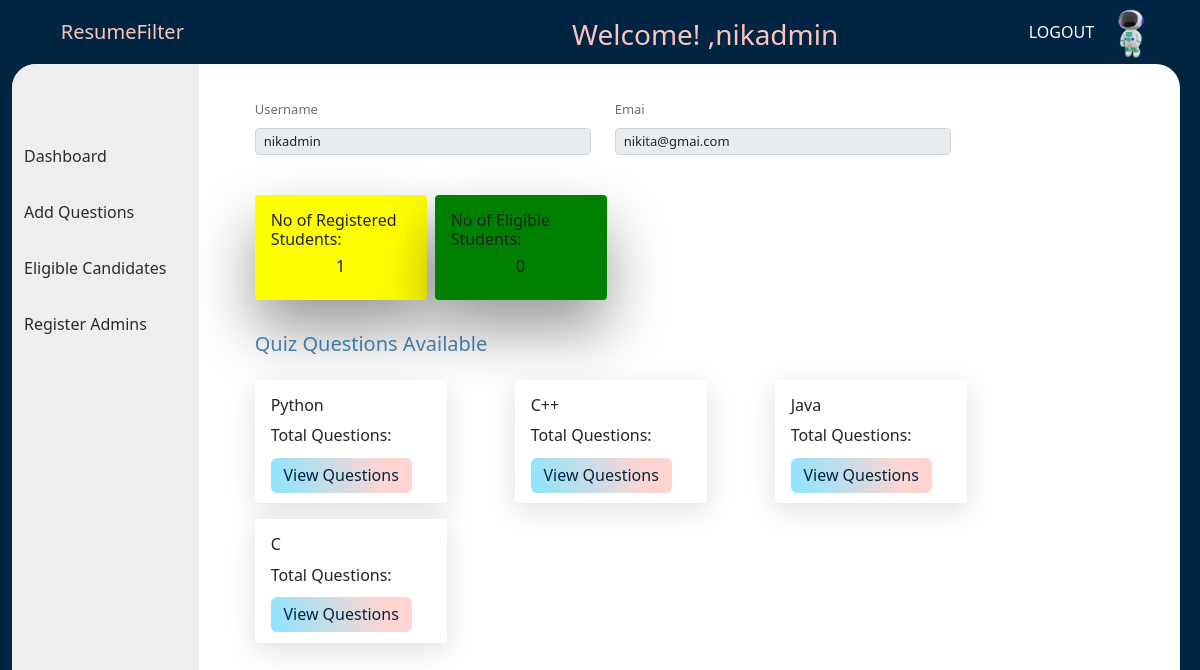
/loggedInAsAdmin (signed in), run on an earlier commit of the app's database.
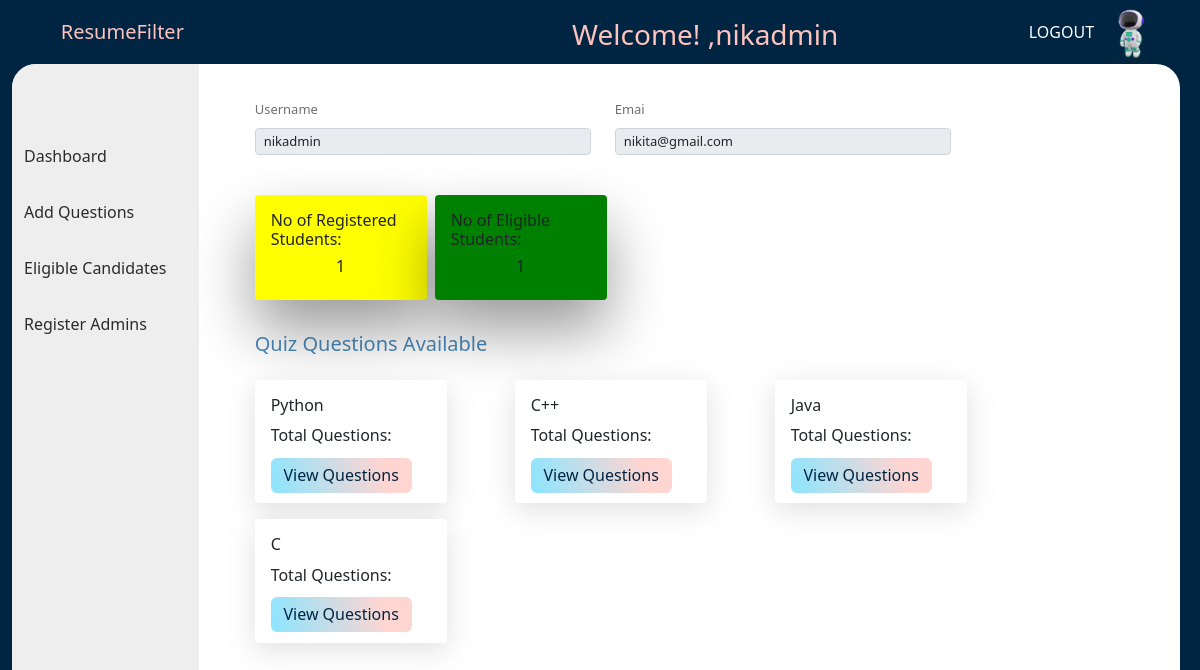
And on a later commit of the database.
### login/models.py (models this page shows)
class Recruiter(models.Model):
    username = models.CharField(max_length=20)
    email = models.EmailField(max_length=20)
    password = models.CharField(max_length=20)

### adminPortal/views.py (the view)
# urls.py: path('loggedInAsAdmin', views.adminDashboard, name='index'),
def adminDashboard(request):
    admin_details = Recruiter.objects.get(username = request.session.get('user'))
    tags = Question.objects.values('tag').distinct()
    dict = {
        'admin_details' : admin_details,
        'tags' : tags
    }
    objects = User_Profile.objects.all()
    number = len(objects)
    objects = Analysis.objects.all()
    valid_users=[]
    for object in objects:
        if object.status=="eligible":
            valid_users.append(object.user_id)
    enumber = len(valid_users)
    return render(request, 'adminPortal/adminDashboard.html', {'admin_dict': dict, 'num': number, 'enum' : enumber} )

### templates/adminPortal/adminDashboard.html
<!DOCTYPE html>
{% extends 'adminPortal/baseAdmin.html' %}
{% load static %}
{% block header_block %}
<link
  rel="stylesheet"
  href="{% static 'css/adminPortal/adminDashboard.css' %}"
/>
{% endblock %}
{% block body_block %}
<div class="container-fluid profile-block">
 <form class="row "  >
   <div class="mb-3 col-6">
      <label for="NmaeInput" class="form-label">Username</label>
      <input type = "text" class="form-control" id="NmaeInput" placeholder="Username" name="username"  value = "{{admin_dict.admin_details.username}}" disabled></input>
    </div>
    <div class="mb-3 col-6">
      <label for="EmailAddressInput" class="form-label">Emai</label>
      <input
        type="email"
        class="form-control"
        id="EmailAddressInput"
        placeholder="name@example.com"
        name="email"
        value = "{{admin_dict.admin_details.email}}"
        disabled
      />
    </div>
    </form>
<div class="display-cards">
            <div class="card registered-cards" >
          <div class="card-body">
            <h6 class="card-text">No of Registered Students: </h6>
             <h6 class="card-title"><center>{{ num }}</center></h6>
          </div>
        </div>
            <div class="card eligible-cards" >
          <div class="card-body">
            <h6 class="card-text">No of Eligible Students: </h6>
             <h6 class="card-title"><center>{{ enum }}</center></h6>
          </div>
        </div>
      </div>
    <div class= "available-quiz">
      <h5>Quiz Questions Available</h5>
      <div class="quiz-cards">
        {% for tag in admin_dict.tags %}
            <div class="card" >
          <div class="card-body">
            <h6 class="card-title">{{ tag.tag }}</h6>
            <p class="card-text">Total Questions: </p>
            <a href="questions/{{tag.tag}}" class="edit-btn">View Questions</a>
          </div>
        </div>
        {% endfor %}
      </div>
    </div>
</div>
  {% endblock %}

### templates/adminPortal/baseAdmin.html (shortened to what this page needs)
<!DOCTYPE html>
{% load static %}
<html lang="en">
  <head>
    <link href="https://cdn.jsdelivr.net/npm/bootstrap@5.0.1/dist/css/bootstrap.min.css" rel="stylesheet">
    <link rel="stylesheet" href="{% static 'css/adminPortal/baseAdmin.css' %}">
    {% block header_block %}{% endblock %}
  </head>
  <body>
    <div class="container-fluid web-page">
      <nav class="navbar navbar-light">
        <div class="container-fluid">
          <a class="navbar-brand" href="#"> ResumeFilter </a>
          <h3 class="username">Welcome! ,{{request.session.user}}</h3>
          <div class="nav-right">
            <a href="{% url 'adlogout' %}"> LOGOUT </a>
            <img class = "robot" src= "{% static 'images/robot.png' %}"
          </div>
        </div>
      </nav>
      <div class="contatiner-fluid page-content">
        <div class="row">
            <div class="col-2 sidebar">
                <ul class="list-group">
                    <a href="/adminDashboard">Dashboard</a>
                    <a href="/addQuestions">Add Questions</a>
                    <a href="/eligibleCandidates">Eligible Candidates</a>
                    <a href="/registerAdmins">Register Admins</a>
                  </ul>
            </div>
            <div class="col-10 contatiner-fluid router-content">
                    {% block body_block %}{% endblock %}
            </div>
        </div>
      </div>
  </body>
</html>

What changed in the data, as far as the page shows it:
changed Recruiter "nikadmin": email "nikita@gmai.com" → "nikita@gmail.com"
Also different on the page:
{{ enum }}: "0" → "1"
